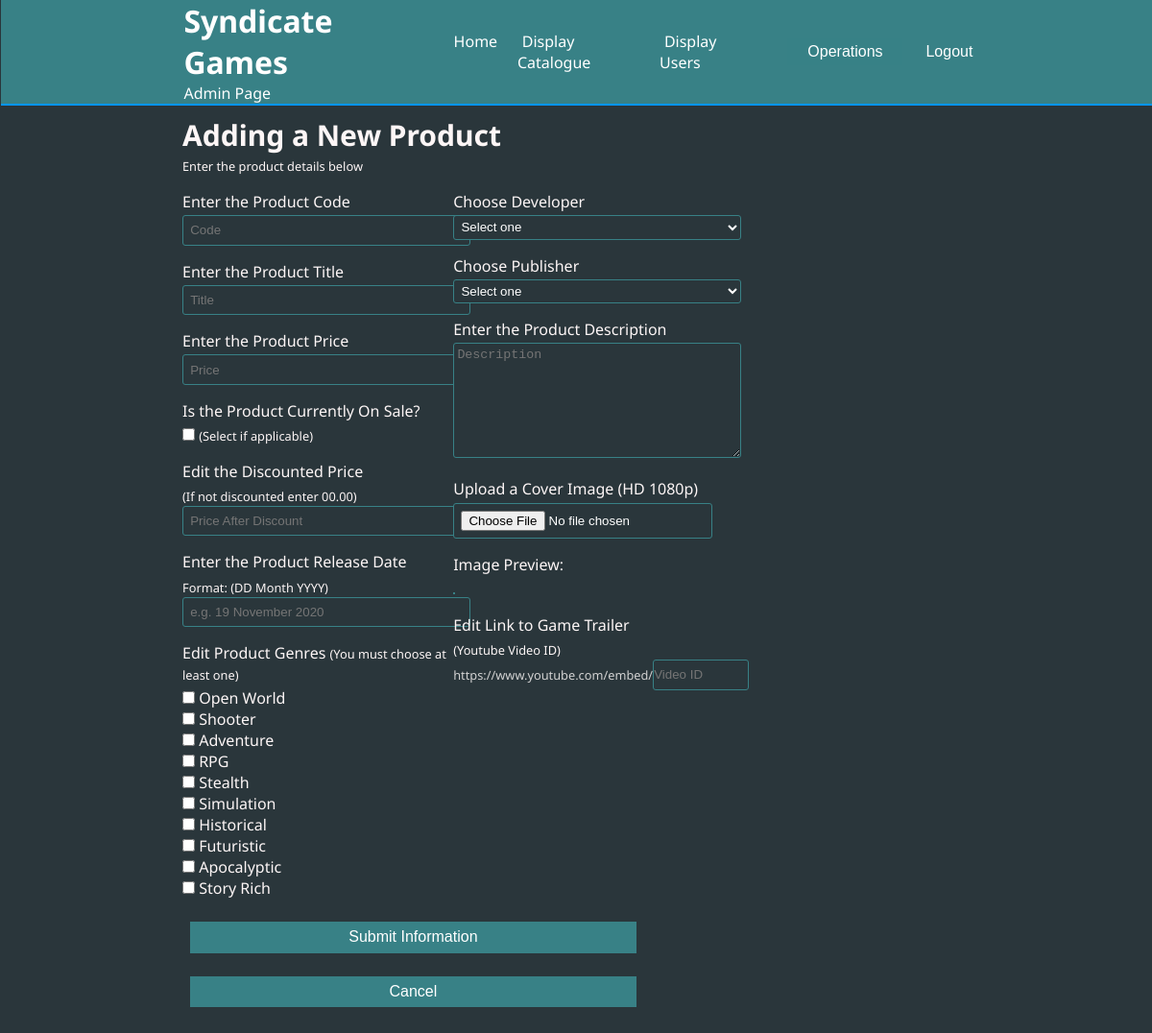
The app's page /addnewproduct.php (signed in) with its own data.
### tables this page shows
CREATE TABLE IF NOT EXISTS `genres` (
  `genreid` int(10) NOT NULL AUTO_INCREMENT,
  `genrename` varchar(100) NOT NULL,
  PRIMARY KEY (`genreid`)
);

### db.php (called while the page is built, shortened)
<?php
class db_gamesmarket {
	private $host="localhost";
    private $user="root";
    private $db="gamesmarket";
    private $pass="";
	private $conn;
	public function __construct() {
		try {
			$this->conn = new PDO( "mysql:host=" . $this->host . ";dbname=" . $this->db, $this->user, $this->pass );
		} catch ( PDOException $e ) {
			print("Unable to connect to the database server.");
			exit();
		}
	}
	public function getalldata($table) {
		$sql = "SELECT * FROM $table";
		$q = $this->conn->query($sql) or die("failed query in getalldata");
		while ($r = $q->fetch(PDO::FETCH_ASSOC)) {
			$results[] = $r;
		}
		return $results;
		exit();
	}
}
?>

### addnewproduct.php (the view, shortened to what this page needs)
<?php
spl_autoload_register( function ( $class ) {
	include_once( 'db.php' );
} );
$obj = new db_gamesmarket;
$genres = $obj->getalldata('genres');
?>
<!doctype html>
<html>
<head>
	<link rel="stylesheet" href="css/adminstyles.css?<?php echo time(); ?>">
	<link rel="stylesheet" href="css/editproductstyles.css?<?php echo time(); ?>">
</head>
<body>
	<div class="wrapper">
	 <?php include 'adminnav.php'; ?>
		<div class="containerheader">
		<p class="headertext">Adding a New Product</p>
			<span class="smalltext">Enter the product details below</span>
			</div>
		<div class="container">
			<div class="formcontainer1">
				<form action="controller.php" class="form" id="form" method="post" enctype="multipart/form-data">
					<label for="productcode">Enter the Product Code</label>
					<input type="text" class="productcode" name="productcode" id="productcode" value="<?php if(isset($_POST['productcode'])) { echo htmlentities($_POST['productcode']); } ?>" placeholder="Code" required autofocus>
					<label for="producttitle">Enter the Product Title</label>
					<input type="text" class="producttitle" name="producttitle" id="producttitle" value="<?php if(isset($_POST['producttitle'])) { echo htmlentities($_POST['producttitle']); } ?>" placeholder="Title" required>
					<label for="productprice">Enter the Product Price</label>
					<input type="number" min="0" step="0.01" class="productprice" name="productprice" id="productprice" value="<?php if(isset($_POST['productprice'])) { echo htmlentities($_POST['productprice']); } ?>" placeholder="Price" required>
					<div>
					<label for="onsale">Is the Product Currently On Sale?</label>
					<input type="checkbox" name="onsale" value="" <?php if(isset($_POST['onsale'])) {
						echo 'checked'; }
					 ?>> <span class="smalltext">(Select if applicable)</span></div>
					<label for="discountedprice">Edit the Discounted Price </label>
					<span class="smalltext">(If not discounted enter 00.00)</span>
					<input type="number" min="0" step="0.01" class="discountedprice" name="discountedprice" id="discountedprice" value="<?php if(isset($_POST['discountedprice'])) { echo htmlentities($_POST['discountedprice']); } ?>" placeholder="Price After Discount" required>
					<label for="releasedate">Enter the Product Release Date</label><span class="smalltext"> Format: (DD Month YYYY)</span>
					<input type="text" class="releasedate" name="releasedate" id="releasedate" value="<?php if(isset($_POST['releasedate'])) { echo htmlentities($_POST['releasedate']); } ?>" placeholder="e.g. 19 November 2020" required>
					<div class="container-inner <?php if(isset($_SESSION["errormsg"])) echo ' error';?>">
						<label class="genreheading">
							Edit Product Genres <span class="smalltext">(You must choose at least one)</span>
						</label>
						<?php foreach ($genres as $genre) { ?>
						<div class="genrescheckbox">
							<input type="checkbox" name="genreschosen[]" value="<?php echo $genre['genreid']; ?>">
							<?php echo $genre['genrename']; ?>
						</div>
						<?php } ?>
					</div>
					</div>
					<div class="formcontainer2">
					<label for="productdeveloper">Choose Developer</label>
					<select name="developer">
				<option value="">Select one</option>
				</select>
					<label for="productpublisher">Choose Publisher</label>
					<select name="publisher">
				<option value="">Select one</option>
				</select>
					<label for="productdescription">Enter the Product Description</label>
					<textarea class="productdescription" name="productdescription" id="productdescription" placeholder="Description" required><?php if(isset($_POST['productdescription'])) { echo $_POST['productdescription']; } ?></textarea>
					<label>Upload a Cover Image (HD 1080p)</label>
					<input type="file" name="file" id="imginput">
						<label for="imgpreview">Image Preview:</label>
						<img id="imgpreview" class="image" src="#" alt="">
					<label for="videolink">Edit Link to Game Trailer</label>
						 <span class="smalltext">(Youtube Video ID)</span>
					<div class="videolinkdiv">
						<p>https://www.youtube.com/embed/</p><input type="text" class="videolink" name="videolink" id="videolink" value="<?php if(isset($_POST['videolink'])) { echo htmlentities($_POST['videolink']); } ?>" placeholder="Video ID" required>
					</div>
			</div>
				<div class="buttondiv">
			<button type="submit" name="addproduct">Submit Information</button>
				<form action="controller.php" method="post"><button type="submit" name="cancel">Cancel</button></form>
			</div>
		</div>
	</div>
</body>
</html>

### css/adminstyles.css (style rules this page uses)
* { margin: 0; padding: 0; box-sizing: border-box; }
body { background-color: #2a363b; color: #fdf6f6; font-family: 'Noto Sans', sans-serif; overflow-x: hidden; }
.wrapper { max-width: 70%; min-width: 800px; margin-top: 2%; padding-bottom: 10px; padding-left: 10px; margin: auto; }
span.smalltext { font-size: 0.8rem; }
.headertext { font-size: 30px; font-weight: bold; }
.container { display: flex; }
.containerheader { padding-top: 10px; }
button { width: 100%; font-size: 1rem; margin: 1.5rem 1.5rem 1.5rem 0.5rem; background: #388186; color: #fff; border: none; }
.image { width: 200px; }

### css/editproductstyles.css (style rules this page uses)
* { margin: 0; padding: 0; }
.container { display: grid; grid-template-columns: 34% repeat(3, 22%); }
.buttondiv { grid-row: 2; grid-column: span 2; width: 100%; }
label, input[type="text"], input[type="number"], input[type="file"], input[type=password], button { display: block; padding: 0.45rem; }
label, input[type="text"], input[type="number"], input[type="email"], input[type=password], textarea, select, .genrescheckbox { width: 300px; }
input, textarea, select { border-radius: 3px; border: 1px #388186 solid; background-color: #2a363b; color: #fff; }
label { padding: 1rem 0 0.2rem 0; }
textarea { height: 120px; padding: 0.2rem; }
input[type="text"].videolink { width: 100px; padding-left: 0; margin-left: 0; }
select { padding: 0.2rem; }
.image { width: 100%; border: 1px #388186 solid; }
#imgpreview { width: 300px; }
.videolinkdiv { display: flex; align-items: center; font-size: 0.8rem; color: #D2D2D2; }

### records on screen
genres: genrename "Open World"
genres: genrename "Shooter"
genres: genrename "Adventure"
genres: genrename "RPG"
genres: genrename "Stealth"
genres: genrename "Simulation"
genres: genrename "Historical"
genres: genrename "Futuristic"
genres: genrename "Apocalyptic"
genres: genrename "Story Rich"
